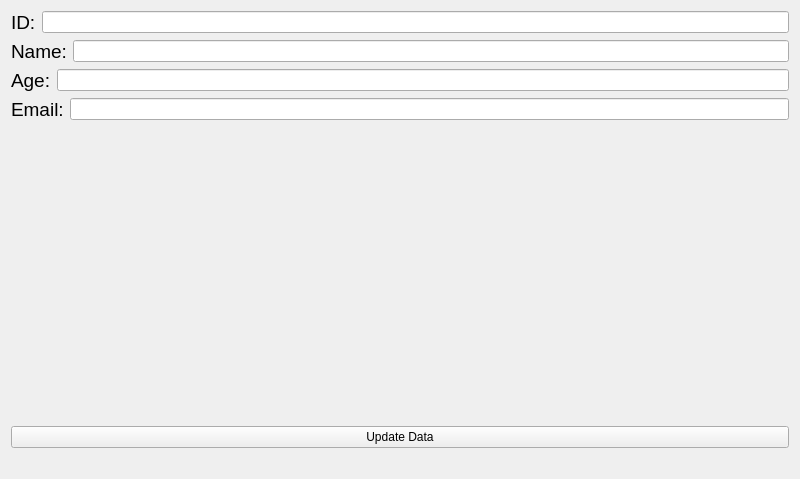
<?xml version="1.0" encoding="UTF-8"?>
<ui version="4.0">
 <class>Widget</class>
 <widget class="QWidget" name="Widget">
  <property name="geometry">
   <rect>
    <x>0</x>
    <y>0</y>
    <width>800</width>
    <height>479</height>
   </rect>
  </property>
  <property name="windowTitle">
   <string>Widget</string>
  </property>
  <layout class="QVBoxLayout" name="verticalLayout_2">
   <item>
    <layout class="QVBoxLayout" name="verticalLayout">
     <item>
      <layout class="QHBoxLayout" name="horizontalLayout">
       <item>
        <widget class="QLabel" name="label">
         <property name="font">
          <font>
           <pointsize>14</pointsize>
          </font>
         </property>
         <property name="text">
          <string>ID:</string>
         </property>
        </widget>
       </item>
       <item>
        <widget class="QLineEdit" name="lineEdit"/>
       </item>
      </layout>
     </item>
     <item>
      <layout class="QHBoxLayout" name="horizontalLayout_2">
       <item>
        <widget class="QLabel" name="label_2">
         <property name="font">
          <font>
           <pointsize>14</pointsize>
          </font>
         </property>
         <property name="text">
          <string>Name:</string>
         </property>
        </widget>
       </item>
       <item>
        <widget class="QLineEdit" name="lineEdit_2"/>
       </item>
      </layout>
     </item>
     <item>
      <layout class="QHBoxLayout" name="horizontalLayout_3">
       <item>
        <widget class="QLabel" name="label_3">
         <property name="font">
          <font>
           <pointsize>14</pointsize>
          </font>
         </property>
         <property name="text">
          <string>Age:</string>
         </property>
        </widget>
       </item>
       <item>
        <widget class="QLineEdit" name="lineEdit_3"/>
       </item>
      </layout>
     </item>
     <item>
      <layout class="QHBoxLayout" name="horizontalLayout_4">
       <item>
        <widget class="QLabel" name="label_4">
         <property name="font">
          <font>
           <pointsize>14</pointsize>
          </font>
         </property>
         <property name="text">
          <string>Email:</string>
         </property>
        </widget>
       </item>
       <item>
        <widget class="QLineEdit" name="lineEdit_4"/>
       </item>
      </layout>
     </item>
     <item>
      <spacer name="verticalSpacer">
       <property name="orientation">
        <enum>Qt::Vertical</enum>
       </property>
       <property name="sizeHint" stdset="0">
        <size>
         <width>20</width>
         <height>40</height>
        </size>
       </property>
      </spacer>
     </item>
     <item>
      <widget class="QPushButton" name="pushButton">
       <property name="text">
        <string>Update Data</string>
       </property>
      </widget>
     </item>
     <item>
      <widget class="QLabel" name="label_result">
       <property name="text">
        <string/>
       </property>
      </widget>
     </item>
    </layout>
   </item>
  </layout>
 </widget>
 <resources/>
 <connections/>
</ui>
